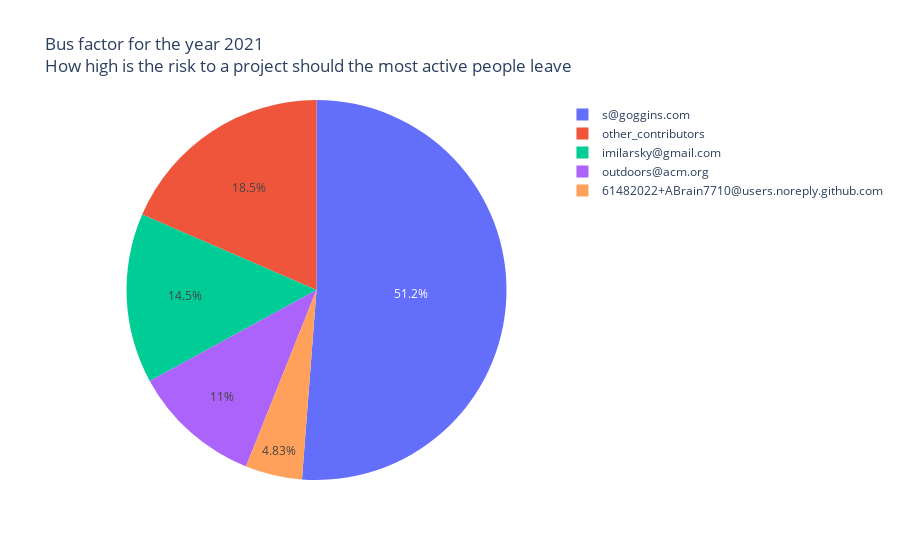

The notebook cell this image was saved under:
### Code cell


### Figure 1 — Plotly figure (JSON) as saved in the notebook; plotly's stock layout.template omitted (floating-point values rounded to 4 significant figures)
{"data": [{"domain": {"x": [0, 1], "y": [0, 1]}, "hovertemplate": "email=%{label}<br>commits=%{value}<extra></extra>", "labels": ["s@goggins.com", "imilarsky@gmail.com", "outdoors@acm.org", "61482022+ABrain7710@users.noreply.github.com", "other_contributors"], "legendgroup": "", "name": "", "showlegend": true, "type": "pie", "values": [1155, 326, 248, 109, 417]}], "layout": {"legend": {"tracegroupgap": 0}, "title": {"text": "Bus factor for the year 2021 <br>How high is the risk to a project should the most active people leave"}}}
